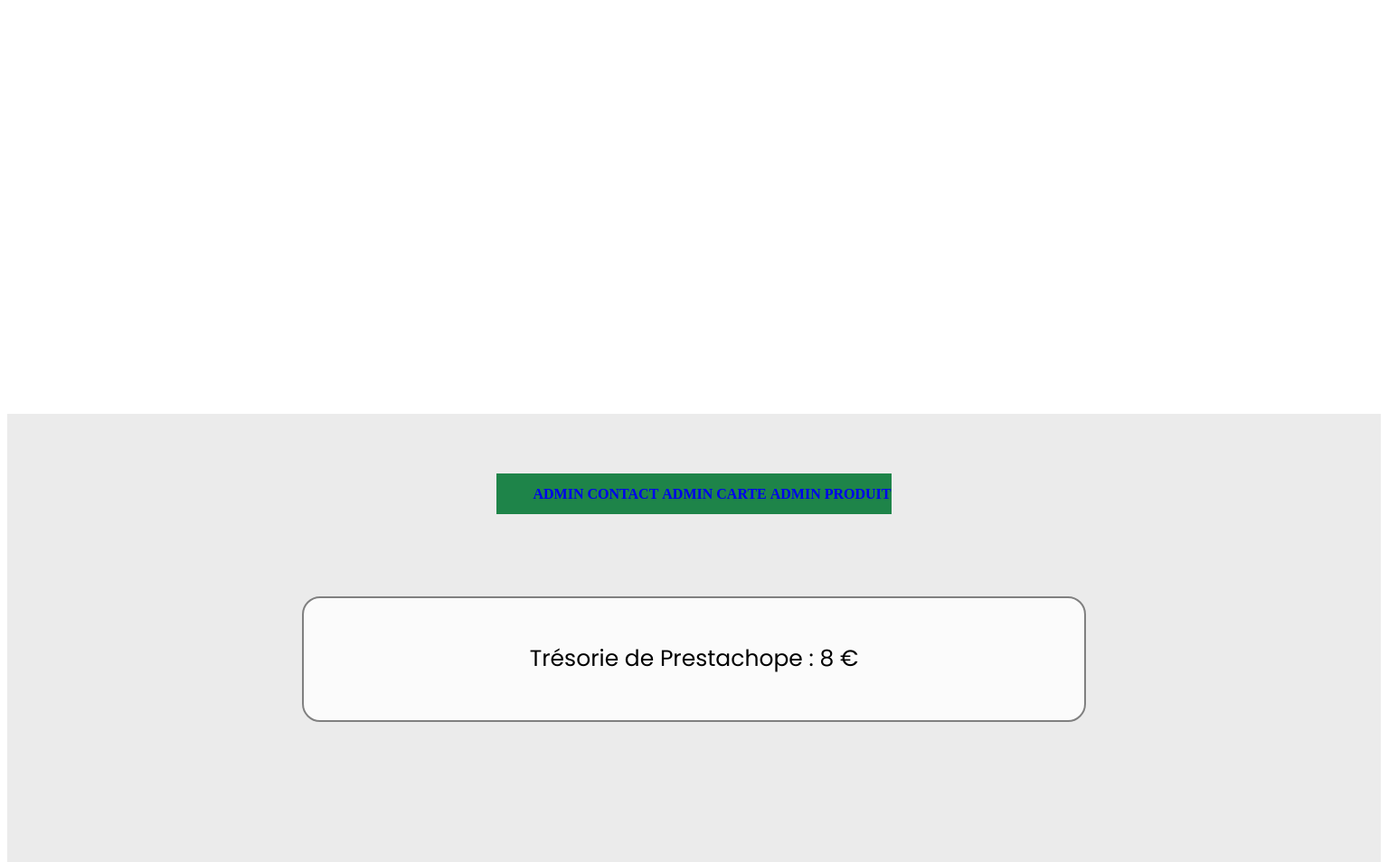
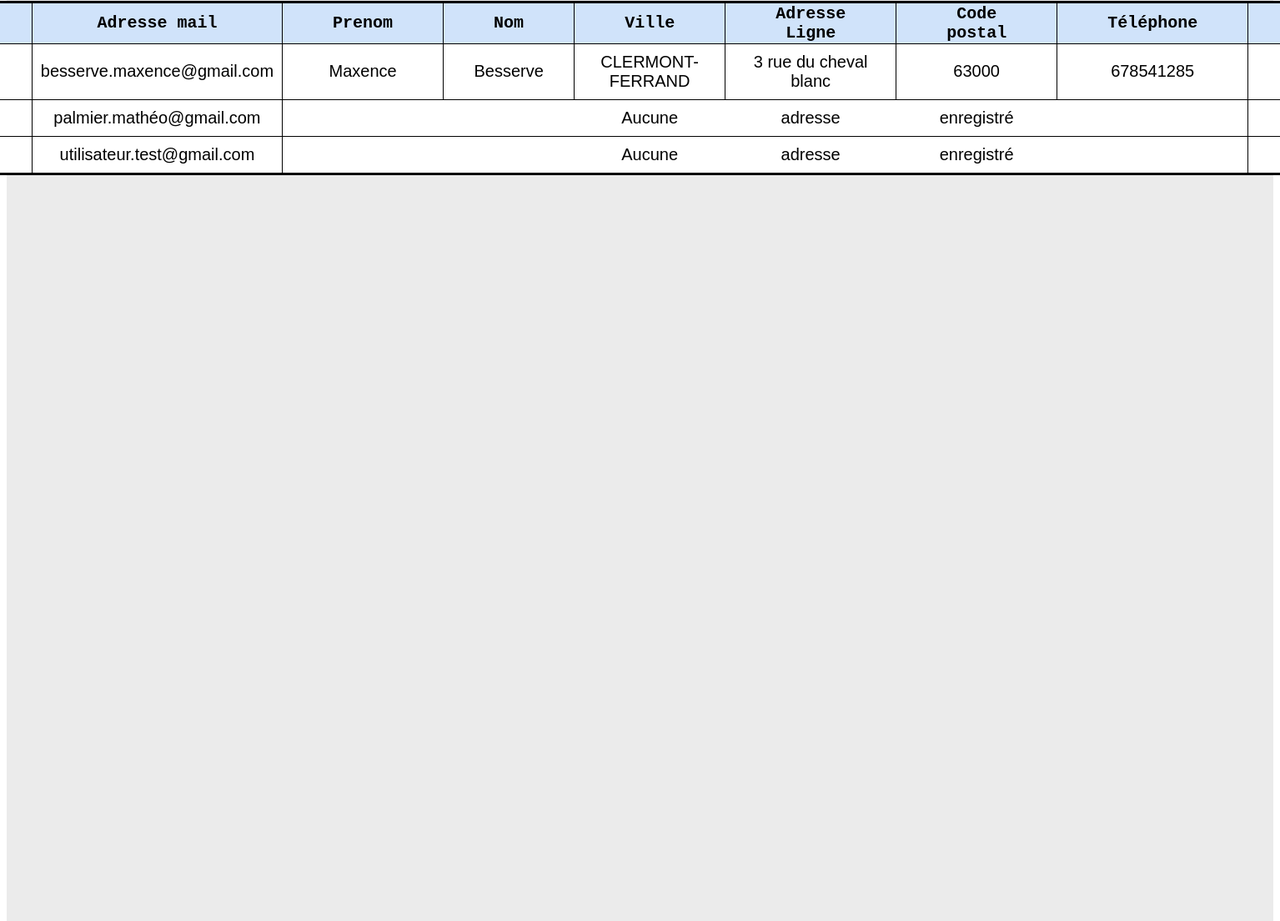
The app's page /page/Admin/admin.php with its own data (2 pictures, top to bottom).
### tables this page shows
CREATE TABLE user(
        id       Int  Auto_increment,
        email    Varchar (255),
        pseudo   Varchar (255),
        password Varchar (255),
        argent   Float,
        admin    Int 
	,CONSTRAINT user_PK PRIMARY KEY (id)
);

CREATE TABLE adresse(
        id            Int  Auto_increment ,
        nom           Varchar (255),
        prenom        Varchar (255),
        adresse_ligne Varchar (255),
        ville         Varchar (255),
        code_postal   Int,
        telephone     Int,
        id_user       Int 
	,CONSTRAINT adresse_PK PRIMARY KEY (id)

	,CONSTRAINT adresse_user_FK FOREIGN KEY (id_user) REFERENCES user(id)
);

### DAO/FactureDAO.php (called while the page is built)
<?php
class FactureDAO{
    public static function getFacture()
    {
        $bdd = DatabaseLinker::getConnexion();
        $reponse = $bdd->prepare("SELECT * from facture");
        $reponse->execute();
        $facture = $reponse->fetchAll();
        $tab = array();
        foreach ($facture as $fcs)
        {
            $factureDTO = new FactureDTO();
            $factureDTO->setId($fcs[0]);
            $factureDTO->setPrix($fcs[1]);
            $tab[] = $factureDTO;
        }
        return $tab;
    }
}

### DTO/FactureDTO.php (called while the page is built, shortened)
<?php
class FactureDTO{
    private $prix;
    public function getPrix()
    {
        return $this->prix;
    }
    public function setPrix($prix): void
    {
        $this->prix = $prix;
    }
}

### DAO/ContenirDAO.php (called while the page is built)
<?php
class ContenirDAO{
    public static function getContenirByIdFacture($id_facture)
    {
        $bdd = DatabaseLinker::getConnexion();
        $reponse = $bdd->prepare("SELECT * from contenir WHERE id_facture=?");
        $reponse->execute(array($id_facture));
        $contenir = $reponse->fetchAll();
        $tab = array();
        foreach ($contenir as $ct)
        {
            $contenirDTO = new ContenirDTO();
            $contenirDTO->setId($ct[0]);
            $contenirDTO->setIdFacture($ct[1]);
            $contenirDTO->setQuantite($ct[2]);
            $tab[] = $contenirDTO;
            return $tab;
        }
    }
}

### DTO/ContenirDTO.php (called while the page is built, shortened)
<?php
class ContenirDTO{
    private $quantite;
    public function getQuantite()
    {
        return $this->quantite;
    }
    public function setQuantite($quantite): void
    {
        $this->quantite = $quantite;
    }
}

### DTO/UserDTO.php (called while the page is built, shortened)
<?php
Class UserDTO{
    private $email;
    public function getEmail()
    {
        return $this->email;
    }
    public function setEmail($email): void
    {
        $this->email = $email;
    }
    }

### DAO/AdresseDAO.php (called while the page is built, shortened)
<?php
class AdresseDAO
{
    public static function getAdresseByIdUser($id)
    {
        $bdd = DatabaseLinker::getConnexion();
        $reponse = $bdd->prepare("SELECT * from adresse where id_user=?");
        $reponse->execute(array($id));
        $adresses = $reponse->fetchAll();
        if (empty($adresses[0])) {
            return null;
        } else {
            $adresse = $adresses[0];
            $AdressesDTO = new AdresseDTO();
            $AdressesDTO->setId($adresse[0]);
            $AdressesDTO->setNom($adresse[1]);
            $AdressesDTO->setPrenom($adresse[2]);
            $AdressesDTO->setAdresseLigne($adresse[3]);
            $AdressesDTO->setVille($adresse[4]);
            $AdressesDTO->setCodePostal($adresse[5]);
            $AdressesDTO->setTelephone($adresse[6]);
            return $AdressesDTO;
        }
    }
}

### DTO/AdresseDTO.php (called while the page is built, shortened)
<?php
class AdresseDTO{
    private $nom;
    private $prenom;
    private $adresse_ligne;
    private $ville;
    private $code_postal;
    private $telephone;
    public function getNom()
    {
        return $this->nom;
    }
    public function setNom($nom): void
    {
        $this->nom = $nom;
    }
    public function getPrenom()
    {
        return $this->prenom;
    }
    public function setPrenom($prenom): void
    {
        $this->prenom = $prenom;
    }
    public function getAdresseLigne()
    {
        return $this->adresse_ligne;
    }
    public function setAdresseLigne($adresse_ligne): void
    {
        $this->adresse_ligne = $adresse_ligne;
    }
    public function getVille()
    {
        return $this->ville;
    }
    public function setVille($ville): void
    {
        $this->ville = $ville;
    }
    public function getCodePostal()
    {
        return $this->code_postal;
    }
    public function setCodePostal($code_postal): void
    {
        $this->code_postal = $code_postal;
    }
    public function getTelephone()
    {
        return $this->telephone;
    }
    public function setTelephone($telephone): void
    {
        $this->telephone = $telephone;
    }
}

### page/Admin/ControllerAdmin.php (the view, shortened to what this page needs)
<?php
include_once('DAO/UserDAO.php');
include_once('DTO/UserDTO.php');
include_once('DAO/AdresseDAO.php');
include_once('DTO/AdresseDTO.php');
include_once('DAO/FactureDAO.php');
include_once('DTO/FactureDTO.php');
include_once('DAO/ContenirDAO.php');
include_once('DTO/ContenirDTO.php');
class ControllerAdmin{
    public static function afficherUser($id){
        $users=UserDAO::getUserById($id);
        foreach ($users as $user){
            echo '<tr><td>'.$user->getPseudo().'</td>';
            echo '<td>'.$user->getEmail().'</td>';
            $adresse=AdresseDAO::getAdresseByIdUser($user->getId());
            if (!empty($adresse)) {
                echo '<td>'.$adresse->getPrenom().'</td>';
                echo '<td>'.$adresse->getNom().'</td>';
                echo '<td>'.$adresse->getVille().'</td>';
                echo '<td>'.$adresse->getAdresseLigne().'</td>';
                echo '<td>'.$adresse->getCodePostal().'</td>';
                echo '<td>'.$adresse->getTelephone().'</td>';
            }
            else {
                echo '<td class="noBorderAdminUser"></td>';
                echo '<td class="noBorderAdminUser"></td>';
                echo '<td class="noBorderAdminUser">Aucune</td>';
                echo '<td class="noBorderAdminUser">adresse</td>';
                echo '<td class="noBorderAdminUser">enregistré</td>';
                echo '<td class="noBorderAdminUser"></td>';
            }
            echo '<td><a href="index.php?page=deleteAdmin&id='.$user->getId().'"><img class="id1" src="assets/images/poubelle-de-recyclage.svg"></a></td></tr>';
        }
    }
    public static function getTresorie() {
        $value = 0;
        $tresorie = FactureDAO::getFacture();
        foreach ($tresorie as $tre) {
            $contenir = ContenirDAO::getContenirByIdFacture($tre->getId());
            foreach ($contenir as $ctn) {
                $value += $tre->getPrix()*$ctn->getQuantite();
            }
        }
        echo $value;
    }
}

### page/Admin/admin.php (shortened to what this page needs)
<!DOCTYPE html>
<html lang="fr">
<head>
    <link rel="stylesheet" type="text/css" href="assets/css/style_admin.css">
    <link rel="stylesheet" type="text/css" href="assets/css/style_css_commun.css">
</head>
<body>
<div class="content-area" id="adminAll">
    <div class="wrapper">
        <div class="navAdmin">
            <nav class="nav">
                <ul class="nav__menu">
                    <li class="nav__menu-item"><a href="index.php?page=AdminContact">Admin contact</a></li>
                    <li class="nav__menu-item"><a href="index.php?page=AdminCarte">Admin Carte</a></li>
                    <li class="nav__menu-item"><a href="index.php?page=AdminProduit&pages=1">Admin Produit</a></li>
                </ul>
            </nav>
        </div>
        <div class="block">
            <p>Trésorie de Prestachope : <span><?php ControllerAdmin::getTresorie(); ?></span> €</p>
        </div>
        <?php
        @$pages=$_GET["pages"];
        if (empty($pages)) {
        $pages=1;
        }
        $nbr_elements_par_page = 11;
        $debut=($pages-1)*$nbr_elements_par_page;
        ?>
        <div class="userListe">
            <?php
            echo '<div class="pages">';
            echo '</div>';
            ?>
            <table>
                <tr>
                    <th><span class="pseudo">Pseudo</span></th>
                    <th><span class="email">Adresse mail</span></th>
                    <th><span class="prenom">Prenom</span></th>
                    <th><span class="nom">Nom</span></th>
                    <th><span class="ville">Ville</span></th>
                    <th><span class="adresseligne">Adresse Ligne</span></th>
                    <th><span class="codepostal">Code postal</span></th>
                    <th><span class="tel">Téléphone</span></th>
                    <th><span class="action">Action</span></th>
                </tr>
            <?php
            UserDAO::getUserByPageAdmin($debut, $nbr_elements_par_page);
            ?>
            </table>
            <?php
                echo '<div class="pages">';
                echo '</div>';
            ?>
        </div>
    </body>
</html>

### DAO/UserDAO.php (shortened to what this page needs)
<?php
class UserDAO
{
    public static function getUserById($id){
        $bdd = DatabaseLinker::getConnexion();
        $reponse = $bdd->prepare("SELECT * from user where id=?");
        $reponse->execute(array($id));
        $user = $reponse->fetchAll();
        $tab = array();
        if (empty($user[0])){
            return null;
        }
        else{
            $luser=$user[0];
            $userDTO = new UserDTO();
            $userDTO->setId($luser[0]);
            $userDTO->setEmail($luser[1]);
            $userDTO->setPseudo($luser[2]);
            $userDTO->setPassword($luser[3]);
            $userDTO->setArgent($luser[4]);
            $userDTO->setAdmin($luser[5]);
            $tab[] = $userDTO;
            return $tab;
        }
    }
    public static function getUserByPageAdmin($debut, $nbr_elements_par_page) {
        $bdd = DatabaseLinker::getConnexion();
        $sel=$bdd->query('SELECT id FROM user ORDER BY pseudo LIMIT '.$debut.','.$nbr_elements_par_page);
        $sel->setFetchMode(PDO::FETCH_ASSOC);
        $tab=$sel->fetchAll();
        foreach ($tab as $t)
        {
            $id =  $t['id'];
            ControllerAdmin::afficherUser($id);
        }
    }
}

### assets/css/style_admin.css (style rules this page uses)
.nav { margin: 0 auto; background: #1e8449; color: #f0f0f0; }
.nav__menu { line-height: 45px; font-weight: 700; text-transform: uppercase; }
.nav__menu-item { display: inline-block; position: relative; }
.navAdmin { margin-top: 50px; }
table { border: medium solid #000000; border-collapse: collapse; font-size: 20px; padding: 50px; }
th { font-family: monospace; border: thin solid #000000; background-color: #D0E3FA; padding-right: 60px; padding-left: 60px; }
td { font-family: sans-serif; border: thin solid #000000; text-align: center; background-color: #ffffff; padding: 10px; }
.userListe { margin-top: 125px; }
a { text-decoration: none; display: inline-block; }
.noBorderAdminUser { border: none; border-bottom: thin solid #000000; }
.block { background: rgba(255,255,255,0.8); margin-top: 75px; border: 2px gray solid; border-radius: 20px; padding: 20px 250px 20px 250px; font-size: 25px; margin-bottom: -60px; }

### assets/css/style_css_commun.css (style rules this page uses)
.content-area { width: 100%; position: relative; top: 450px; background: #ebebeb; height: 2600px; }
#adminAll { height: 1600px; }
.content-area p { padding: 2% 0px; font-family: poppins; line-height: 30px; }
.wrapper { width: 1170px; margin: 0 auto; display: flex; flex-wrap: wrap; justify-content: center; }

### records on screen
user: email "besserve.maxence@gmail.com", adresse.prenom "Maxence", adresse.nom "Besserve", adresse.ville "CLERMONT-FERRAND", adresse.adresse_ligne "3 rue du cheval blanc", adresse.code_postal "63000", adresse.telephone "678541285"
user: email "palmier.mathéo@gmail.com", shows "Aucune"
user: email "utilisateur.test@gmail.com", shows "Aucune"

### other values on screen
$value "8"
